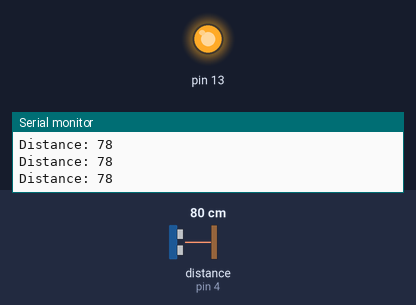
Bench run of a sketch on a simulated Arduino Uno, built with avr-gcc and run on an emulated ATmega328P. Parts: output pins drawn as LEDs (lit = HIGH), the last lines printed to the serial monitor. Wiring (inferred from the names in the program): ultrasonic range finder: trigger pin 5; echo pin 4. Inputs (shaded band) come from the test bench; at power-on: distance to the obstacle (sensor on pin 4) 80 cm. The echo pulse lasts 58.3 µs per cm; pins used as bus, display or sensor lines are not drawn.

Above: at 1.2 s.
1.3 s: distance to the obstacle (sensor on pin 4) set to 16 cm
2.8 s: distance to the obstacle (sensor on pin 4) set to 12 cm
At 4.0 s:
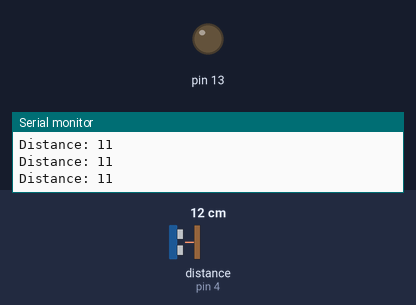
4.3 s: distance to the obstacle (sensor on pin 4) set to 18 cm
At 5.4 s:
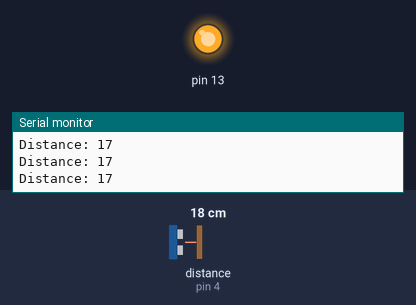
Timing chart, 0 to 7.3 s (numbered marks = the images above; inputs shaded):
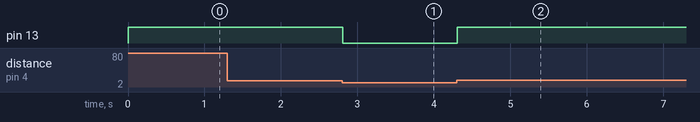

The sketch:

_4pinultrasonic.ino
```cpp
/*
* Ultrasonic Sensor HC-SR04 and Arduino Tutorial
* Crated by Dejan Nedelkovski,
* www.HowToMechatronics.com
*
* Controlling a servo position using a potentiometer (variable resistor)
 by Michal Rinott <http://people.interaction-ivrea.it/m.rinott>

 modified on 8 Nov 2013
 by Scott Fitzgerald
 http://www.arduino.cc/en/Tutorial/Knob
*
*/


// defines pins numbers
const int trigPin = 5;
const int echoPin = 4;

// defines variables
long duration;
int distance;

void setup()
{
  pinMode(trigPin, OUTPUT); // Sets the trigPin as an Output
  pinMode(echoPin, INPUT); // Sets the echoPin as an Input
  pinMode(13, OUTPUT);
  Serial.begin(9600); // Starts the serial communication
}

void loop()
{
  // Clears the trigPin
  digitalWrite(trigPin, LOW);
  delayMicroseconds(2);

  // Sets the trigPin on HIGH state for 10 micro seconds
  digitalWrite(trigPin, HIGH);
  delayMicroseconds(10);
  digitalWrite(trigPin, LOW);

  // Reads the echoPin, returns the sound wave travel time in microseconds
  duration = pulseIn(echoPin, HIGH);

  // Calculating the distance
  distance= duration*0.034/2;

  //testing with conditional
  if (distance > 13)
  {
    //code to run lights or motor
    digitalWrite(13, HIGH);
  }
  else
  {
    //Other state
    digitalWrite(13, LOW);
  }

  // Prints the distance on the Serial Monitor
  Serial.print("Distance: ");
  Serial.println(distance);
}
```

Measured:
- the behaviour switches between 15 and 14 cm on distance to the obstacle (sensor on pin 4) (found by bisection; images 0 and 1)
- after the input at 2.8 s, pin 13: HIGH → LOW at once
- after the input at 4.3 s, pin 13: LOW → HIGH at once
